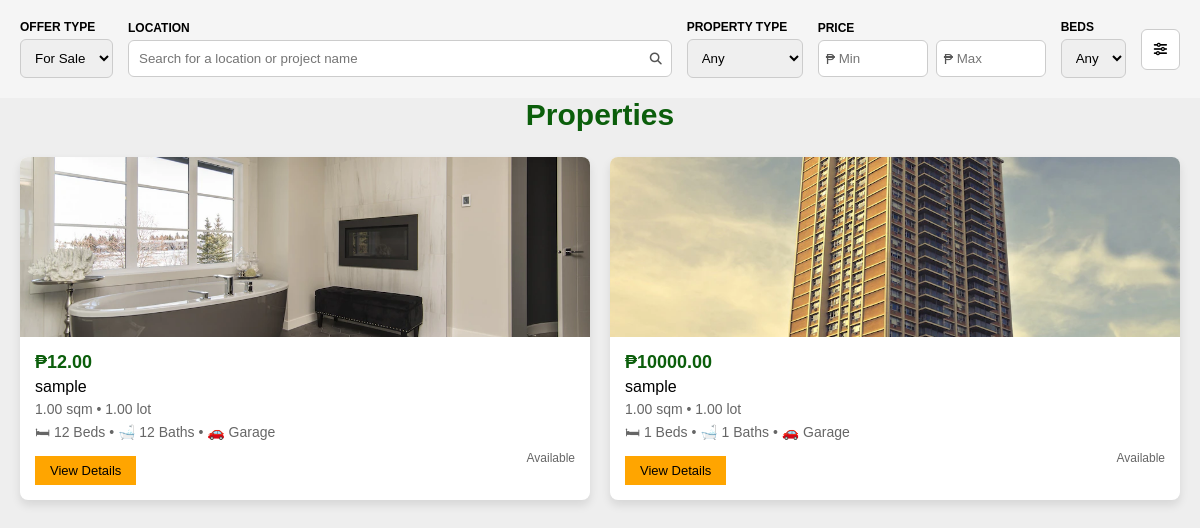
The page /search/ on the database as committed earlier.
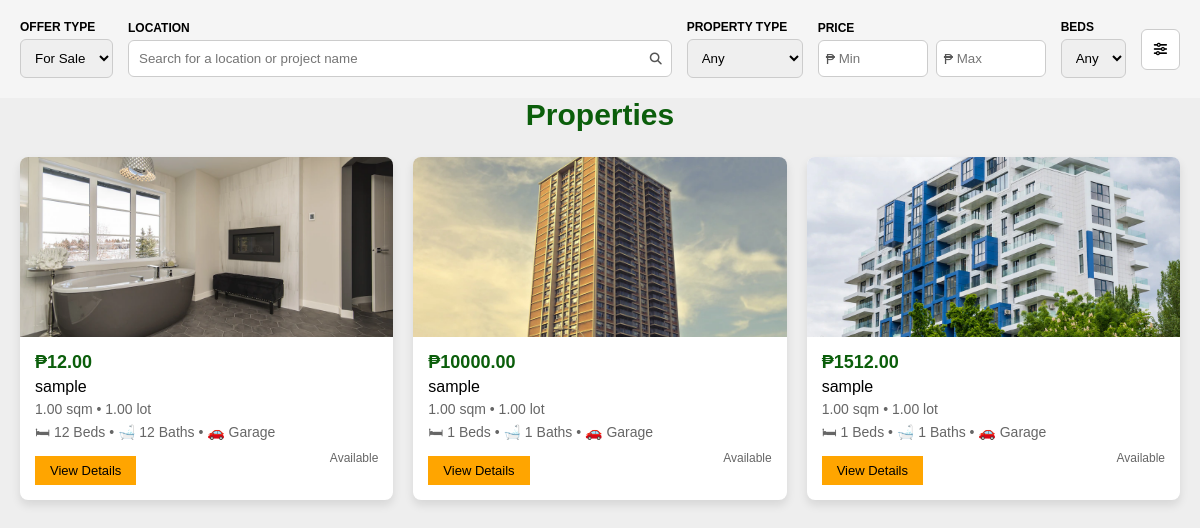
The same page on the database as committed later.
### app/models.py (models this page shows, shortened)
class Property(models.Model):
    PROPERTY_TYPE = [
        ('house_lot', 'House and Lot'),
    ]
    LISTING_STATUS = [
        ('sale', 'For Sale'),
    ]
    title = models.CharField(max_length=200)
    description = models.TextField()
    property_type = models.CharField(
        max_length=20,
        choices=PROPERTY_TYPE,
        default='house_lot'
    )
    listing_status = models.CharField(
        max_length=10,
        choices=LISTING_STATUS,
        default='sale'
    )
    price = models.DecimalField(max_digits=12, decimal_places=2)
    location = models.CharField(max_length=255)
    city = models.CharField(max_length=100)
    province = models.CharField(max_length=100)
    bedrooms = models.IntegerField()
    bathrooms = models.IntegerField()
    floor_area = models.DecimalField(max_digits=10, decimal_places=2)
    lot_area = models.DecimalField(max_digits=10, decimal_places=2)
    parking_spaces = models.IntegerField(default=0)
    image = models.ImageField(upload_to='property_images/', blank=True, null=True)
    agent = models.ForeignKey(
        settings.AUTH_USER_MODEL,
        on_delete=models.CASCADE
    )
    created_at = models.DateTimeField(auto_now_add=True)
    is_available = models.BooleanField(default=True)

### app/views.py (the view)
# urls.py: path('search/', search_properties, name='search_properties'),
def search_properties(request):
    properties = Property.objects.all()
    city = request.GET.get('city')
    min_price = request.GET.get('min_price')
    max_price = request.GET.get('max_price')
    bedrooms = request.GET.get('bedrooms')
    if city and city.strip():
        properties = properties.filter(city__icontains=city.strip())
    if min_price and min_price != "":
        properties = properties.filter(price__gte=min_price)
    if max_price and max_price != "":
        properties = properties.filter(price__lte=max_price)
    if bedrooms and bedrooms != "":
        if bedrooms == "3":
            properties = properties.filter(bedrooms__gte=3)
        else:
            properties = properties.filter(bedrooms=bedrooms)
    print("FINAL COUNT:", properties.count())  # DEBUG
    return render(request, 'search.html', {
        'properties': properties
    })

### app/context_processors.py (called while the page is built)
def agent_properties(request):
    if request.user.is_authenticated and request.user.user_type == 'agent':
        properties = Property.objects.filter(agent=request.user).order_by('-created_at')
    else:
        properties = None
    return {'agent_properties': properties}

### app/templates/search.html (shortened to what this page needs)
{% load static %}
<!DOCTYPE html>
<html lang="en">
<head>
    <link rel="stylesheet" href="{% static 'css/style.css' %}">
    <link rel="stylesheet" href="https://cdnjs.cloudflare.com/ajax/libs/font-awesome/6.2.0/css/all.min.css">
</head>
<body>
<section class="search-bar">
    <form method="GET" class="search-form">
        <div class="field">
            <label>OFFER TYPE</label>
            <select name="listing_status">
                <option value="">For Sale</option>
            </select>
        </div>
        <div class="field location-field">
            <label>LOCATION</label>
            <div class="search-input">
                <input type="text" name="city" placeholder="Search for a location or project name"
                       value="{{ request.GET.city }}">
                <i class="fas fa-search"></i>
            </div>
        </div>
        <div class="field">
            <label>PROPERTY TYPE</label>
            <select name="property_type">
                <option value="">Any</option>
            </select>
        </div>
        <div class="field price-field">
            <label>PRICE</label>
            <div class="price-inputs">
                <div class="price-box">
                    <span>₱</span>
                    <input type="number" name="min_price" placeholder="Min"
                           value="{{ request.GET.min_price }}">
                </div>
                <div class="price-box">
                    <span>₱</span>
                    <input type="number" name="max_price" placeholder="Max"
                           value="{{ request.GET.max_price }}">
                </div>
            </div>
        </div>
        <div class="field">
            <label>BEDS</label>
            <select name="bedrooms">
                <option value="">Any</option>
            </select>
        </div>
        <div class="field icon-field">
            <button type="submit">
                <i class="fas fa-sliders-h"></i>
            </button>
        </div>
    </form>
</section>
<section class="search-page">
   <div class="search-results">
      <h1 class="heading">Properties</h1>
      <div class="box-container">
         {% for property in properties %}
         <div class="property-card">
            <div class="image-wrapper">
               {% if property.image %}
                  <img src="{{ property.image.url }}">
               {% else %}
                  <img src="{% static 'images/no-image.png' %}">
               {% endif %}
            </div>
            <div class="content">
               <h3>₱{{ property.price }}</h3>
               <p class="title">{{ property.title }}</p>
               <p class="details">
                  {{ property.floor_area }} sqm • {{ property.lot_area }} lot
               </p>
               <p class="details">
                  🛏 {{ property.bedrooms }} Beds • 🛁 {{ property.bathrooms }} Baths • 🚗 Garage
               </p>
               <div class="card-footer">
                  <a href="{% url 'property_detail' property.id %}" class="view-btn">View Details</a>
                  <span class="status">
                     {% if property.is_available %}
                        Available
                     {% else %}
                        Sold
                     {% endif %}
                  </span>
               </div>
            </div>
         </div>
         {% empty %}
            <p>Total Results: {{ properties|length }}</p>
         {% endfor %}
      </div>
   </div>
</section>
</body>
</html>

Rows that differ between the two databases and show on the page:
added Property: image (picture), price "1512.00", title "sample", floor_area "1.00", lot_area "1.00", bedrooms "1", bathrooms "1", is_available "Available"
